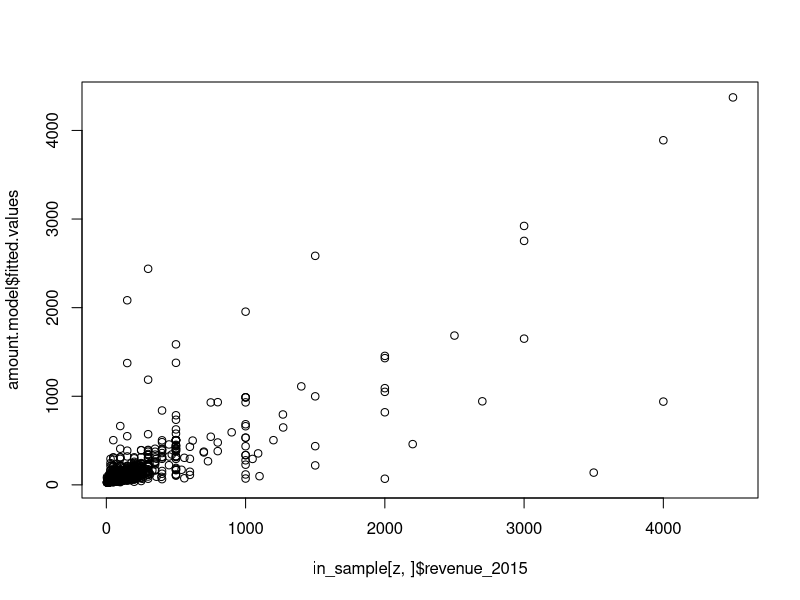
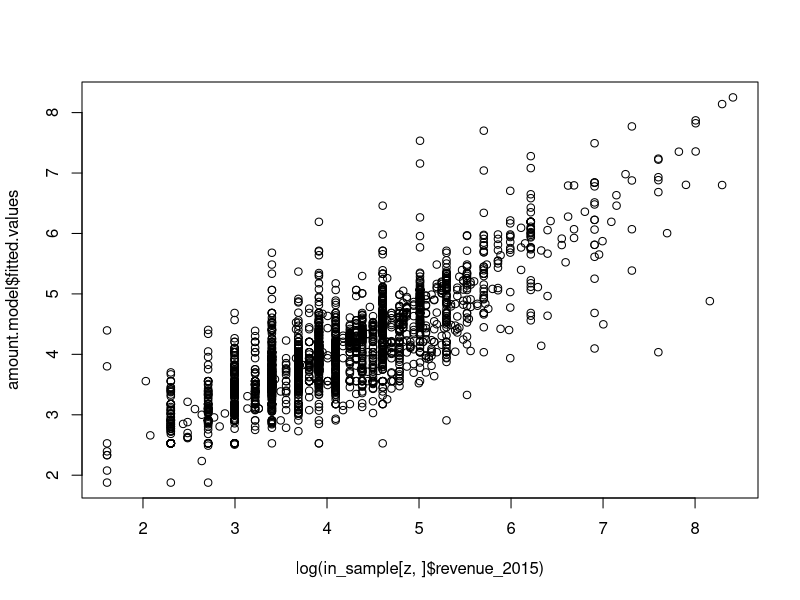
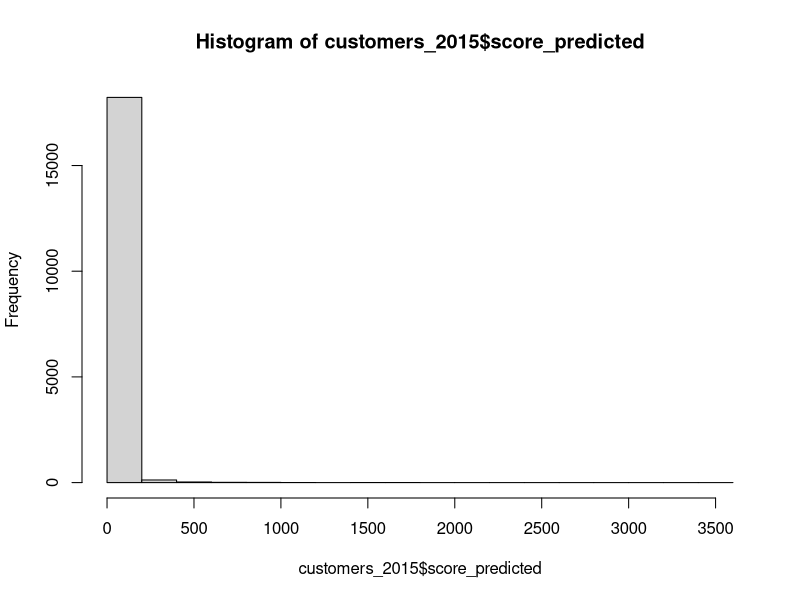

Write R code to recreate these figures, in order.
# __________________________________________________________
# //////////////////////////////////////////////////////////
#
#    MODULE 3 - SCORING
# __________________________________________________________
# //////////////////////////////////////////////////////////


# --- COMPUTING PREDICTORS AND TARGET VARIABLES ------------

#displays your working directory
getwd()
#sets directory
setwd("../DELL/projects/business_analytics")

# Load text file into local variable called 'data'
data = read.delim(file = 'purchases.txt', header = FALSE, sep = '\t', dec = '.')

# Add headers and interpret the last column as a date, extract year of purchase
colnames(data) = c('customer_id', 'purchase_amount', 'date_of_purchase')
data$date_of_purchase = as.Date(data$date_of_purchase, "%Y-%m-%d")
data$year_of_purchase = as.numeric(format(data$date_of_purchase, "%Y"))
data$days_since       = as.numeric(difftime(time1 = "2016-01-01",
                                            time2 = data$date_of_purchase,
                                            units = "days"))

# Compute key marketing indicators using SQL language
library(sqldf)

# Compute RFM variables as of a year ago
customers_2014 = sqldf("SELECT customer_id,
                               MIN(days_since) - 365 AS 'recency',
                               MAX(days_since) - 365 AS 'first_purchase',
                               COUNT(*) AS 'frequency',
                               AVG(purchase_amount) AS 'avg_amount',
                               MAX(purchase_amount) AS 'max_amount'
                        FROM data
                        WHERE days_since > 365
                        GROUP BY 1")

# Compute revenues generated by customers in 2015
revenue_2015 = sqldf("SELECT customer_id, SUM(purchase_amount) AS 'revenue_2015'
                      FROM data
                      WHERE year_of_purchase = 2015
                      GROUP BY 1")

# Merge 2015 customers and 2015 revenue
in_sample = merge(customers_2014, revenue_2015, all.x = TRUE)
in_sample$revenue_2015[is.na(in_sample$revenue_2015)] = 0
in_sample$active_2015 = as.numeric(in_sample$revenue_2015 > 0)

# Display calibration (in-sample) data
head(in_sample)
summary(in_sample)


# --- CALIBRATE THE MODELS ---------------------------------


# Calibrate probability model
library(nnet)
prob.model = multinom(formula = active_2015 ~ recency + log(recency) + first_purchase + frequency + log(frequency) + avg_amount + max_amount,
                      data = in_sample)
coef = summary(prob.model)$coefficients
std  = summary(prob.model)$standard.errors
print(coef)
print(std)
print(coef / std)

# For the monetary model, select only those who made a purchase
z = which(in_sample$active_2015 == 1)
head(in_sample[z, ])
summary(in_sample[z, ])

# Calibrate the monetary model (version 1)
amount.model = lm(formula = revenue_2015 ~ avg_amount + max_amount, data = in_sample[z, ])
summary(amount.model)

# Plot the results of the monetary model
plot(x = in_sample[z, ]$revenue_2015, y = amount.model$fitted.values)

# Re-calibrate the monetary model, using a log-transform (version 2)
amount.model = lm(formula = log(revenue_2015) ~ log(avg_amount) + log(max_amount), data = in_sample[z, ])
summary(amount.model)

# Plot the results of this new monetary model
plot(x = log(in_sample[z, ]$revenue_2015), y = amount.model$fitted.values)


# --- APPLY THE MODELS TO TODAY'S DATA ---------------------


# Compute RFM variables as of today
customers_2015 = sqldf("SELECT customer_id,
                               MIN(days_since) AS 'recency',
                               MAX(days_since) AS 'first_purchase',
                               COUNT(*) AS 'frequency',
                               AVG(purchase_amount) AS 'avg_amount',
                               MAX(purchase_amount) AS 'max_amount'
                        FROM data GROUP BY 1")

# Predict the target variables based on today's data
customers_2015$prob_predicted    = predict(object = prob.model, newdata = customers_2015, type = "probs")
customers_2015$revenue_predicted = exp(predict(object = amount.model, newdata = customers_2015))
customers_2015$score_predicted   = customers_2015$prob_predicted * customers_2015$revenue_predicted
summary(customers_2015$prob_predicted)
summary(customers_2015$revenue_predicted)
summary(customers_2015$score_predicted)
hist(customers_2015$score_predicted)

# How many customers have an expected revenue of more than $50
z = which(customers_2015$score_predicted > 50)
print(length(z))


# install.packages("tidyverse")
# library(tidyverse)

# customers_dplyr <- data %>% 
#   group_by(customer_id) %>%
#   summarise(recency = min(days_since), frequency = n(), amount = mean(purchase_amount))
